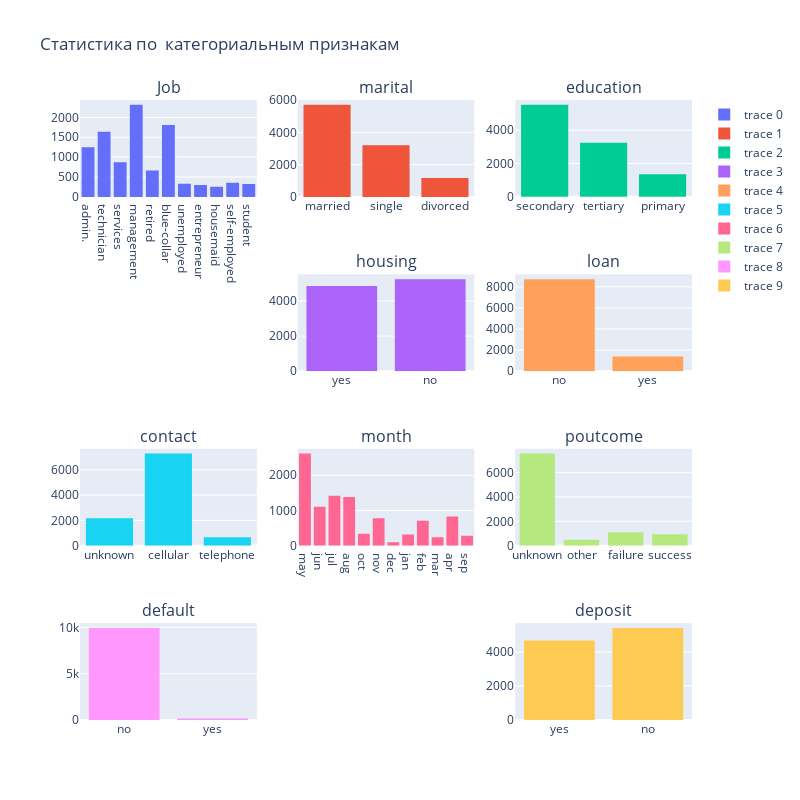

The notebook cell saved with this chart:
### Code cell
fig = make_subplots(rows=4, cols=3,subplot_titles=(
    'Job','marital','education','','housing','loan','contact','month','poutcome','default','','deposit'))
job = go.Histogram(x=df['job'])
marital = go.Histogram(x=df['marital'])
education = go.Histogram(x=df['education'])
default = go.Histogram(x=df['default'])
housing = go.Histogram(x=df['housing'])
loan = go.Histogram(x=df['loan'])
contact = go.Histogram(x=df['contact'])
month = go.Histogram(x=df['month'])
poutcome = go.Histogram(x=df['poutcome'])
deposit = go.Histogram(x=df['deposit'])

fig.append_trace(job, 1, 1)
fig.append_trace(marital, 1, 2)
fig.append_trace(education, 1, 3)
fig.append_trace(housing, 2, 2)
fig.append_trace(loan, 2, 3)
fig.append_trace(contact, 3, 1)
fig.append_trace(month, 3, 2)
fig.append_trace(poutcome, 3, 3)
fig.append_trace(default, 4, 1)
fig.append_trace(deposit, 4, 3)

fig.update_layout(height=800, width=800, title_text="Статистика по  категориальным признакам")
fig.show()

### Figure 1 — Plotly figure (JSON) as saved in the notebook; plotly's stock layout.template omitted (floating-point values rounded to 4 significant figures; data arrays with more than 128 entries replaced by an {"elided": "..."} marker saying what was removed)
{"data": [{"type": "histogram", "x": {"elided": "10105 str values"}, "xaxis": "x", "yaxis": "y"}, {"type": "histogram", "x": {"elided": "10105 str values"}, "xaxis": "x2", "yaxis": "y2"}, {"type": "histogram", "x": {"elided": "10105 str values"}, "xaxis": "x3", "yaxis": "y3"}, {"type": "histogram", "x": {"elided": "10105 str values"}, "xaxis": "x5", "yaxis": "y5"}, {"type": "histogram", "x": {"elided": "10105 str values"}, "xaxis": "x6", "yaxis": "y6"}, {"type": "histogram", "x": {"elided": "10105 str values"}, "xaxis": "x7", "yaxis": "y7"}, {"type": "histogram", "x": {"elided": "10105 str values"}, "xaxis": "x8", "yaxis": "y8"}, {"type": "histogram", "x": {"elided": "10105 str values"}, "xaxis": "x9", "yaxis": "y9"}, {"type": "histogram", "x": {"elided": "10105 str values"}, "xaxis": "x10", "yaxis": "y10"}, {"type": "histogram", "x": {"elided": "10105 str values"}, "xaxis": "x12", "yaxis": "y12"}], "layout": {"annotations": [{"font": {"size": 16}, "showarrow": false, "text": "Job", "x": 0.1444, "xanchor": "center", "xref": "paper", "y": 1, "yanchor": "bottom", "yref": "paper"}, {"font": {"size": 16}, "showarrow": false, "text": "marital", "x": 0.5, "xanchor": "center", "xref": "paper", "y": 1, "yanchor": "bottom", "yref": "paper"}, {"font": {"size": 16}, "showarrow": false, "text": "education", "x": 0.8556, "xanchor": "center", "xref": "paper", "y": 1, "yanchor": "bottom", "yref": "paper"}, {"font": {"size": 16}, "showarrow": false, "text": "housing", "x": 0.5, "xanchor": "center", "xref": "paper", "y": 0.7188, "yanchor": "bottom", "yref": "paper"}, {"font": {"size": 16}, "showarrow": false, "text": "loan", "x": 0.8556, "xanchor": "center", "xref": "paper", "y": 0.7188, "yanchor": "bottom", "yref": "paper"}, {"font": {"size": 16}, "showarrow": false, "text": "contact", "x": 0.1444, "xanchor": "center", "xref": "paper", "y": 0.4375, "yanchor": "bottom", "yref": "paper"}, {"font": {"size": 16}, "showarrow": false, "text": "month", "x": 0.5, "xanchor": "center", "xref": "paper", "y": 0.4375, "yanchor": "bottom", "yref": "paper"}, {"font": {"size": 16}, "showarrow": false, "text": "poutcome", "x": 0.8556, "xanchor": "center", "xref": "paper", "y": 0.4375, "yanchor": "bottom", "yref": "paper"}, {"font": {"size": 16}, "showarrow": false, "text": "default", "x": 0.1444, "xanchor": "center", "xref": "paper", "y": 0.1562, "yanchor": "bottom", "yref": "paper"}, {"font": {"size": 16}, "showarrow": false, "text": "deposit", "x": 0.8556, "xanchor": "center", "xref": "paper", "y": 0.1562, "yanchor": "bottom", "yref": "paper"}], "height": 800, "title": {"text": "Статистика по  категориальным признакам"}, "width": 800, "xaxis": {"anchor": "y", "domain": [0, 0.2889]}, "xaxis10": {"anchor": "y10", "domain": [0, 0.2889]}, "xaxis11": {"anchor": "y11", "domain": [0.3556, 0.6444]}, "xaxis12": {"anchor": "y12", "domain": [0.7111, 1]}, "xaxis2": {"anchor": "y2", "domain": [0.3556, 0.6444]}, "xaxis3": {"anchor": "y3", "domain": [0.7111, 1]}, "xaxis4": {"anchor": "y4", "domain": [0, 0.2889]}, "xaxis5": {"anchor": "y5", "domain": [0.3556, 0.6444]}, "xaxis6": {"anchor": "y6", "domain": [0.7111, 1]}, "xaxis7": {"anchor": "y7", "domain": [0, 0.2889]}, "xaxis8": {"anchor": "y8", "domain": [0.3556, 0.6444]}, "xaxis9": {"anchor": "y9", "domain": [0.7111, 1]}, "yaxis": {"anchor": "x", "domain": [0.8438, 1]}, "yaxis10": {"anchor": "x10", "domain": [0, 0.1562]}, "yaxis11": {"anchor": "x11", "domain": [0, 0.1562]}, "yaxis12": {"anchor": "x12", "domain": [0, 0.1562]}, "yaxis2": {"anchor": "x2", "domain": [0.8438, 1]}, "yaxis3": {"anchor": "x3", "domain": [0.8438, 1]}, "yaxis4": {"anchor": "x4", "domain": [0.5625, 0.7188]}, "yaxis5": {"anchor": "x5", "domain": [0.5625, 0.7188]}, "yaxis6": {"anchor": "x6", "domain": [0.5625, 0.7188]}, "yaxis7": {"anchor": "x7", "domain": [0.2812, 0.4375]}, "yaxis8": {"anchor": "x8", "domain": [0.2812, 0.4375]}, "yaxis9": {"anchor": "x9", "domain": [0.2812, 0.4375]}}}
